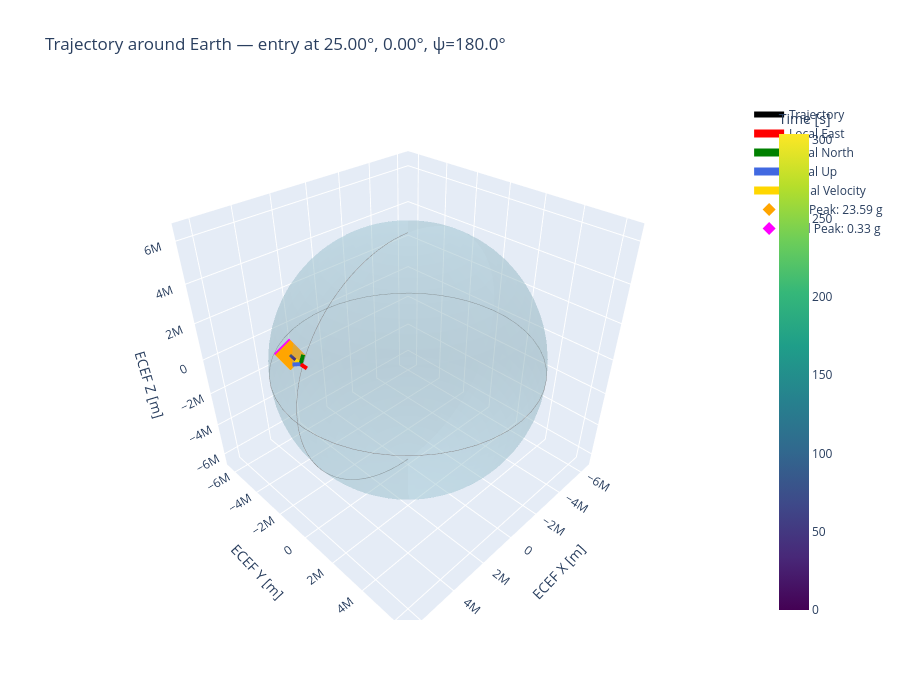

Source (notebook cell):
### Code cell
"""Demo: visualize a simple ballistic Apollo-like entry to verify conventions."""

import numpy as np
from reentrykit.trajectory import Vehicle, InitialState, simulate
from reentrykit.planet import EARTH, EARTH_NON_ROTATING
from reentrykit.visualization import plot_trajectory_3d, plot_trajectory_summary


# Simple test: ballistic Apollo-like capsule, entering at 25°N, heading west
# V-B-C convention: psi = pi means due west
apollo_test = Vehicle.from_mass_area_cd(
    mass=5357.0, reference_area=12.0, drag_coefficient=1.2,
    lift_to_drag_ratio=0.0,    # ballistic for simplicity
    nose_radius=4.661,
)

apollo_state = InitialState(
    altitude=121_920.0,
    velocity=11_137.0,
    flight_path_angle=np.deg2rad(-6.93),
    heading=np.pi,              # V-B-C: due west
    latitude=np.deg2rad(25.0),
    longitude=np.deg2rad(0.0),
)

result = simulate(
    apollo_test, apollo_state,
    planet=EARTH, max_time=1500.0, dt_output=1.0,
)

print(f"Flight time: {result.time[-1]:.0f} s")
print(f"Final lat:   {np.rad2deg(result.latitude[-1]):.2f}°")
print(f"Final lon:   {np.rad2deg(result.longitude[-1]):.2f}°")
print(f"If heading was truly west, final longitude should be less than 0° (westward drift)")

# Show the 3D view
fig = plot_trajectory_3d(apollo_test_result := result, apollo_state, planet_name="Earth")
fig.show()

### Figure 1 — Plotly figure (JSON) as saved in the notebook; plotly's stock layout.template omitted (floating-point values rounded to 4 significant figures; data arrays with more than 128 entries replaced by an {"elided": "..."} marker saying what was removed)
{"data": [{"colorscale": [[0, "lightblue"], [1, "lightblue"]], "hoverinfo": "skip", "lighting": {"ambient": 0.8, "diffuse": 0.2, "specular": 0}, "name": "Earth", "opacity": 0.3, "showscale": false, "type": "surface", "x": {"elided": "36x72 float values"}, "y": {"elided": "36x72 float values"}, "z": {"elided": "36x72 float values"}}, {"hoverinfo": "skip", "line": {"color": "gray", "width": 1}, "mode": "lines", "name": "Equator", "showlegend": false, "type": "scatter3d", "x": [-6378000.0, -6326000.0, -6170000.0, -5912000.0, -5557000.0, -5112000.0, -4582000.0, -3977000.0, -3306000.0, -2582000.0, -1815000.0, -1018000.0, -204400.0, 612400.0, 1419000.0, 2203000.0, 2950000.0, 3649000.0, 4288000.0, 4857000.0, 5345000.0, 5747000.0, 6053000.0, 6261000.0, 6365000.0, 6365000.0, 6261000.0, 6053000.0, 5747000.0, 5345000.0, 4857000.0, 4288000.0, 3649000.0, 2950000.0, 2203000.0, 1419000.0, 612400.0, -204400.0, -1018000.0, -1815000.0, -2582000.0, -3306000.0, -3977000.0, -4582000.0, -5112000.0, -5557000.0, -5912000.0, -6170000.0, -6326000.0, -6378000.0], "y": [-7.811e-10, -815600.0, -1618000.0, -2394000.0, -3130000.0, -3815000.0, -4437000.0, -4987000.0, -5454000.0, -5832000.0, -6115000.0, -6296000.0, -6375000.0, -6349000.0, -6218000.0, -5986000.0, -5655000.0, -5231000.0, -4722000.0, -4134000.0, -3479000.0, -2767000.0, -2010000.0, -1219000.0, -408600.0, 408600.0, 1219000.0, 2010000.0, 2767000.0, 3479000.0, 4134000.0, 4722000.0, 5231000.0, 5655000.0, 5986000.0, 6218000.0, 6349000.0, 6375000.0, 6296000.0, 6115000.0, 5832000.0, 5454000.0, 4987000.0, 4437000.0, 3815000.0, 3130000.0, 2394000.0, 1618000.0, 815600.0, 7.811e-10], "z": [0.0, 0.0, 0.0, 0.0, 0.0, 0.0, 0.0, 0.0, 0.0, 0.0, 0.0, 0.0, 0.0, 0.0, 0.0, 0.0, 0.0, 0.0, 0.0, 0.0, 0.0, 0.0, 0.0, 0.0, 0.0, 0.0, 0.0, 0.0, 0.0, 0.0, 0.0, 0.0, 0.0, 0.0, 0.0, 0.0, 0.0, 0.0, 0.0, 0.0, 0.0, 0.0, 0.0, 0.0, 0.0, 0.0, 0.0, 0.0, 0.0, 0.0]}, {"hoverinfo": "skip", "line": {"color": "gray", "width": 1}, "mode": "lines", "name": "Prime Meridian", "showlegend": false, "type": "scatter3d", "x": [3.905e-10, 408600.0, 815600.0, 1219000.0, 1618000.0, 2010000.0, 2394000.0, 2767000.0, 3130000.0, 3479000.0, 3815000.0, 4134000.0, 4437000.0, 4722000.0, 4987000.0, 5231000.0, 5454000.0, 5655000.0, 5832000.0, 5986000.0, 6115000.0, 6218000.0, 6296000.0, 6349000.0, 6375000.0, 6375000.0, 6349000.0, 6296000.0, 6218000.0, 6115000.0, 5986000.0, 5832000.0, 5655000.0, 5454000.0, 5231000.0, 4987000.0, 4722000.0, 4437000.0, 4134000.0, 3815000.0, 3479000.0, 3130000.0, 2767000.0, 2394000.0, 2010000.0, 1618000.0, 1219000.0, 815600.0, 408600.0, 3.905e-10], "y": [0.0, 0.0, 0.0, 0.0, 0.0, 0.0, 0.0, 0.0, 0.0, 0.0, 0.0, 0.0, 0.0, 0.0, 0.0, 0.0, 0.0, 0.0, 0.0, 0.0, 0.0, 0.0, 0.0, 0.0, 0.0, 0.0, 0.0, 0.0, 0.0, 0.0, 0.0, 0.0, 0.0, 0.0, 0.0, 0.0, 0.0, 0.0, 0.0, 0.0, 0.0, 0.0, 0.0, 0.0, 0.0, 0.0, 0.0, 0.0, 0.0, 0.0], "z": [-6378000.0, -6365000.0, -6326000.0, -6261000.0, -6170000.0, -6053000.0, -5912000.0, -5747000.0, -5557000.0, -5345000.0, -5112000.0, -4857000.0, -4582000.0, -4288000.0, -3977000.0, -3649000.0, -3306000.0, -2950000.0, -2582000.0, -2203000.0, -1815000.0, -1419000.0, -1018000.0, -612400.0, -204400.0, 204400.0, 612400.0, 1018000.0, 1419000.0, 1815000.0, 2203000.0, 2582000.0, 2950000.0, 3306000.0, 3649000.0, 3977000.0, 4288000.0, 4582000.0, 4857000.0, 5112000.0, 5345000.0, 5557000.0, 5747000.0, 5912000.0, 6053000.0, 6170000.0, 6261000.0, 6326000.0, 6365000.0, 6378000.0]}, {"hoverinfo": "text", "line": {"color": {"elided": "305 float values"}, "colorbar": {"title": {"text": "Time [s]"}, "x": 1.05}, "colorscale": [[0, "#440154"], [0.1111, "#482878"], [0.2222, "#3e4989"], [0.3333, "#31688e"], [0.4444, "#26828e"], [0.5556, "#1f9e89"], [0.6667, "#35b779"], [0.7778, "#6ece58"], [0.8889, "#b5de2b"], [1, "#fde725"]], "width": 6}, "mode": "lines", "name": "Trajectory", "text": {"elided": "305 str values"}, "type": "scatter3d", "x": {"elided": "305 float values"}, "y": {"elided": "305 float values"}, "z": {"elided": "305 float values"}}, {"hoverinfo": "name", "line": {"color": "red", "width": 8}, "mode": "lines", "name": "Local East", "type": "scatter3d", "x": [5891000.0, 5891000.0], "y": [0, 400000], "z": [2747000.0, 2747000.0]}, {"hoverinfo": "name", "line": {"color": "green", "width": 8}, "mode": "lines", "name": "Local North", "type": "scatter3d", "x": [5891000.0, 5722000.0], "y": [0, 0], "z": [2747000.0, 3110000.0]}, {"hoverinfo": "name", "line": {"color": "royalblue", "width": 8}, "mode": "lines", "name": "Local Up", "type": "scatter3d", "x": [5891000.0, 6254000.0], "y": [0, 0], "z": [2747000.0, 2916000.0]}, {"hoverinfo": "name", "line": {"color": "gold", "width": 8}, "mode": "lines", "name": "Initial Velocity", "type": "scatter3d", "x": [5891000.0, 5847000.0], "y": [0, -397100.0], "z": [2747000.0, 2727000.0]}, {"hoverinfo": "name", "marker": {"color": "orange", "size": 10, "symbol": "diamond"}, "mode": "markers", "name": "1st Peak: 23.59 g", "type": "scatter3d", "x": [5761000.0], "y": [-877100.0], "z": [2689000.0]}, {"hoverinfo": "name", "marker": {"color": "magenta", "size": 10, "symbol": "diamond"}, "mode": "markers", "name": "2nd Peak: 0.33 g", "type": "scatter3d", "x": [5717000.0], "y": [-1019000.0], "z": [2669000.0]}], "layout": {"height": 700, "scene": {"aspectmode": "data", "xaxis": {"title": {"text": "ECEF X [m]"}}, "yaxis": {"title": {"text": "ECEF Y [m]"}}, "zaxis": {"title": {"text": "ECEF Z [m]"}}}, "showlegend": true, "title": {"text": "Trajectory around Earth — entry at 25.00°, 0.00°, ψ=180.0°"}}}
